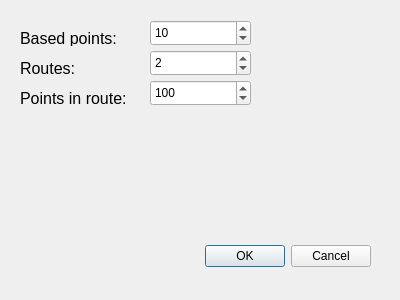
<?xml version="1.0" encoding="UTF-8"?>
<ui version="4.0">
 <class>GenerateDialog</class>
 <widget class="QDialog" name="GenerateDialog">
  <property name="geometry">
   <rect>
    <x>0</x>
    <y>0</y>
    <width>400</width>
    <height>300</height>
   </rect>
  </property>
  <property name="windowTitle">
   <string>Dialog</string>
  </property>
  <property name="modal">
   <bool>true</bool>
  </property>
  <widget class="QDialogButtonBox" name="buttonBox">
   <property name="geometry">
    <rect>
     <x>30</x>
     <y>240</y>
     <width>341</width>
     <height>32</height>
    </rect>
   </property>
   <property name="orientation">
    <enum>Qt::Horizontal</enum>
   </property>
   <property name="standardButtons">
    <set>QDialogButtonBox::Cancel|QDialogButtonBox::Ok</set>
   </property>
  </widget>
  <widget class="QLabel" name="label_2">
   <property name="geometry">
    <rect>
     <x>20</x>
     <y>60</y>
     <width>60</width>
     <height>16</height>
    </rect>
   </property>
   <property name="font">
    <font>
     <pointsize>12</pointsize>
    </font>
   </property>
   <property name="text">
    <string>Routes:</string>
   </property>
  </widget>
  <widget class="QSpinBox" name="basedpoints_spin">
   <property name="geometry">
    <rect>
     <x>150</x>
     <y>20</y>
     <width>101</width>
     <height>26</height>
    </rect>
   </property>
   <property name="minimum">
    <number>1</number>
   </property>
   <property name="value">
    <number>10</number>
   </property>
  </widget>
  <widget class="QLabel" name="label">
   <property name="geometry">
    <rect>
     <x>20</x>
     <y>30</y>
     <width>111</width>
     <height>16</height>
    </rect>
   </property>
   <property name="font">
    <font>
     <pointsize>12</pointsize>
    </font>
   </property>
   <property name="text">
    <string>Based points:</string>
   </property>
  </widget>
  <widget class="QSpinBox" name="routepoints_spin">
   <property name="geometry">
    <rect>
     <x>150</x>
     <y>80</y>
     <width>101</width>
     <height>26</height>
    </rect>
   </property>
   <property name="minimum">
    <number>1</number>
   </property>
   <property name="maximum">
    <number>1000</number>
   </property>
   <property name="value">
    <number>100</number>
   </property>
  </widget>
  <widget class="QSpinBox" name="routescount_spin">
   <property name="geometry">
    <rect>
     <x>150</x>
     <y>50</y>
     <width>101</width>
     <height>26</height>
    </rect>
   </property>
   <property name="minimum">
    <number>1</number>
   </property>
   <property name="maximum">
    <number>100</number>
   </property>
   <property name="value">
    <number>2</number>
   </property>
  </widget>
  <widget class="QLabel" name="label_3">
   <property name="geometry">
    <rect>
     <x>20</x>
     <y>90</y>
     <width>131</width>
     <height>16</height>
    </rect>
   </property>
   <property name="font">
    <font>
     <pointsize>12</pointsize>
    </font>
   </property>
   <property name="text">
    <string>Points in route:</string>
   </property>
  </widget>
 </widget>
 <resources/>
 <connections>
  <connection>
   <sender>buttonBox</sender>
   <signal>accepted()</signal>
   <receiver>GenerateDialog</receiver>
   <slot>accept()</slot>
   <hints>
    <hint type="sourcelabel">
     <x>248</x>
     <y>254</y>
    </hint>
    <hint type="destinationlabel">
     <x>157</x>
     <y>274</y>
    </hint>
   </hints>
  </connection>
  <connection>
   <sender>buttonBox</sender>
   <signal>rejected()</signal>
   <receiver>GenerateDialog</receiver>
   <slot>reject()</slot>
   <hints>
    <hint type="sourcelabel">
     <x>316</x>
     <y>260</y>
    </hint>
    <hint type="destinationlabel">
     <x>286</x>
     <y>274</y>
    </hint>
   </hints>
  </connection>
 </connections>
</ui>
